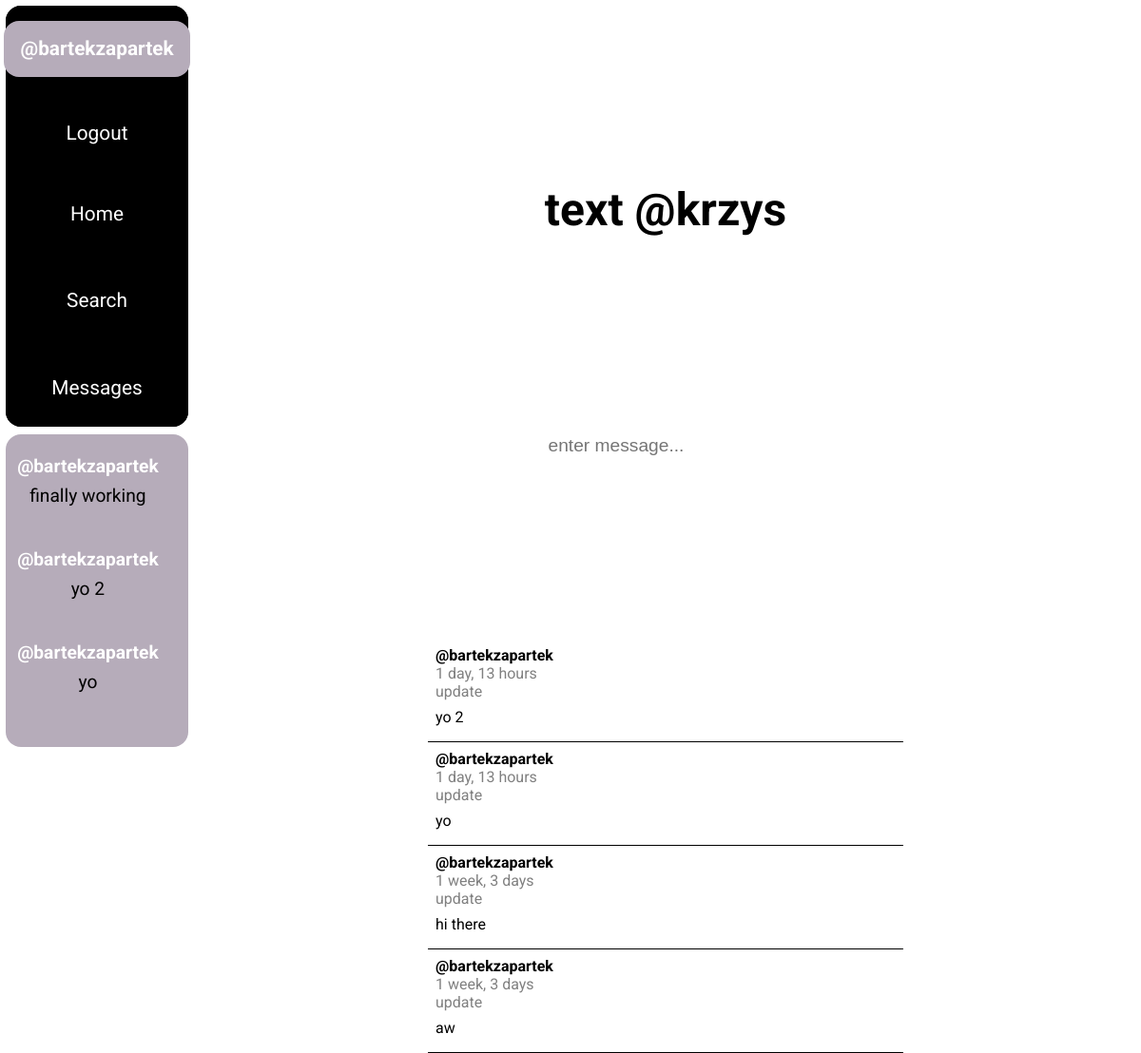
The page /chat/7/ (signed in) on the database as committed earlier.
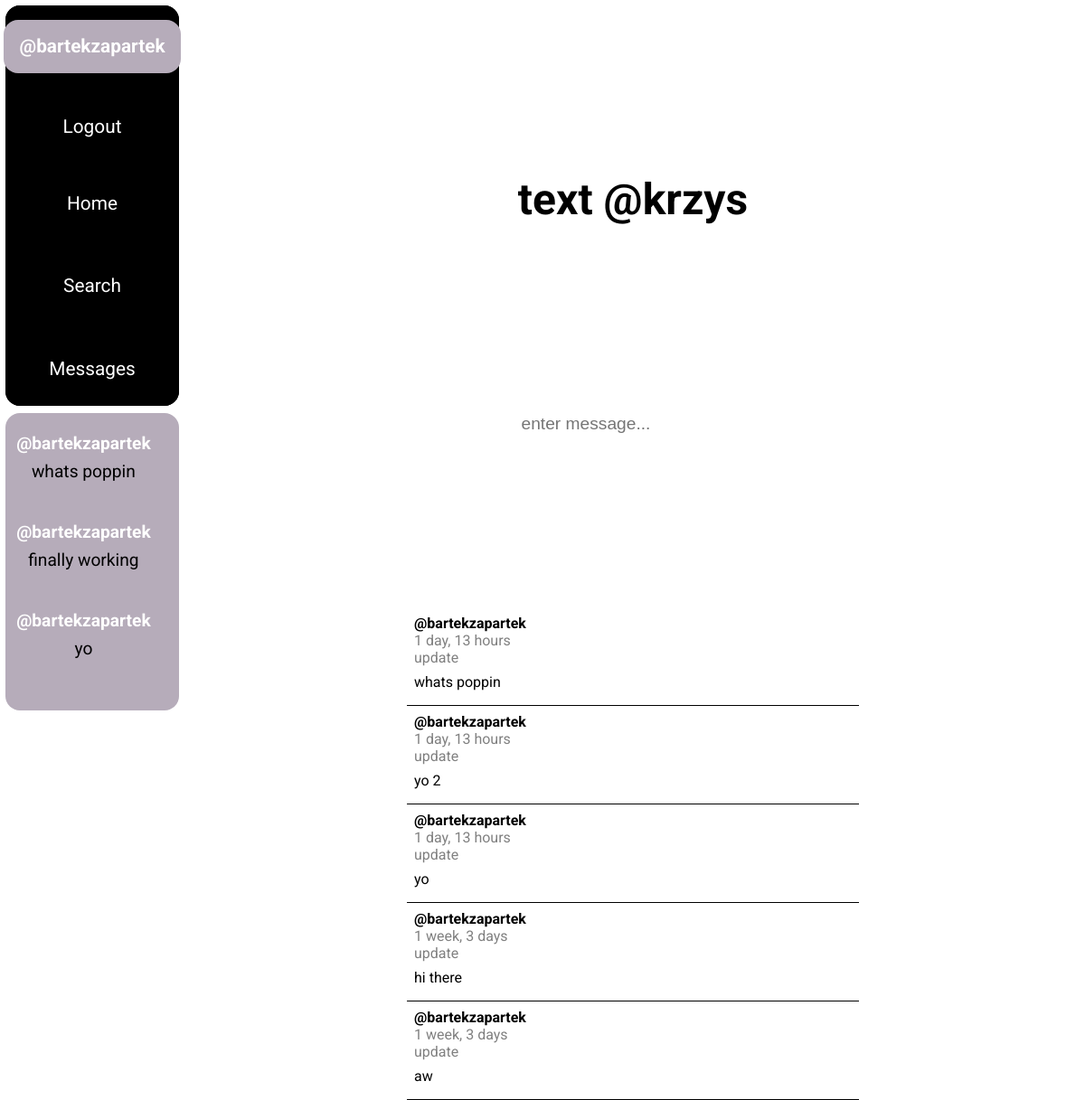
The same page on the database as committed later.
### base/models.py (models this page shows)
class Chat(models.Model):
    participant_1 = models.ForeignKey(User, on_delete = models.CASCADE, related_name = 'participant_1')
    participant_2 = models.ForeignKey(User, on_delete = models.CASCADE, related_name = 'participant_2')
    recent_message_owner = models.TextField(blank = True, null = True, default = '')
    recent_message = models.TextField(blank = True, null = True, default = '')
    created = models.DateTimeField(auto_now = True)
    updated = models.DateTimeField(auto_now_add = True)
    class Meta:
        ordering = ['-created', '-updated']

class Message(models.Model):
    chat = models.ForeignKey(Chat, on_delete = models.CASCADE)
    owner = models.ForeignKey(User, on_delete = models.CASCADE)
    body = models.TextField(blank = False, null = False)
    created = models.DateField(auto_now = True)
    updated = models.DateTimeField(auto_now_add = True)
    class Meta:
        ordering = ['-created', '-updated']

### base/views.py (the view, shortened to what this page needs)
# urls.py: path('chat/<str:pk>/', views.show_chat_content, name = 'chat-content'),
@login_required(login_url = 'login')
def show_chat_content(request, pk):
    chat_room = Chat.objects.get(id = pk)
    chat_content = chat_room.message_set.all()
    if request.user != chat_room.participant_1 and request.user != chat_room.participant_2:
        return redirect('show-chats')
    participant = chat_room.participant_1 if chat_room.participant_1 != request.user else chat_room.participant_2
    context = {
        'messages' : chat_content,
        'participant' : participant,
        'message_page' : True,
        'recent_activity_chats' : get_recent_activity_chats(request)
            }
    return render(request, 'base/chat.html', context)

### base/views.py (called while the page is built)
def get_recent_activity_chats(request):
    if request.user.is_authenticated:
        return Chat.objects.filter(
            Q(participant_1 = request.user) | Q(participant_2 = request.user)
            )[:3]
    return None

### base/templates/base/chat.html (shortened to what this page needs)
{% extends 'main.html' %}
{% block static %}
    {% load static %}
    <link rel="stylesheet" href="{% static 'base/chat.css' %}">
    <link rel="stylesheet" href="{% static 'base/components/comments-component.css' %}">
{% endblock static %}
{% block content %}
    <div class="chat-content-section">
        <div class="chat-content-username">
            text @{{ participant }}
        </div>
        <form action="" method="post">
            <input type = 'text' placeholder = "enter message..." name = "message">
        </form>
    </div>
    <div class="chat-component">
        {% include 'base/components/comments-component.html' with comments=messages %}
    </div>
{% endblock content %}

### templates/components/recent-activity-component.html
<div class="recent-activity-wrapper">
    {% if errors %}
    <div class="recent-activity-messages">
        <ul>
            {% for message in messages %}
                <li>{{ message }}</li>
            {% endfor %}
        </ul>
    </div>
    {% else %}
        <div class="recent-activity-messages">
            {% for chat in recent_activity_chats %}
              <a href="{% url 'chat-content' chat.id %}">
                    <span>@{{ chat.recent_message_owner }}</span>
                    <p>{{ chat.recent_message | slice:":20" }}</p>
              </a>
            {% endfor %}
        </div>
    {% endif %}
</div>

### base/templates/base/components/comments-component.html
<div class="post-comment-section">
    {% for comment in comments %}
        <div class="post-comment">
            <div class="post-comment-owner">
                @{{ comment.owner.username }}
            </div>
            <div class="post-comment-date">
                {{ comment.created | timesince }}
            </div>
            {% if request.user == comment.owner and message_page != True %}
                <a href="{% url 'update-comment' comment.id %}" class = "post-comment-date">
                    update
                </a>
            {% elif request.user == comment.owner and message_page == True %}
                <a href="{% url 'update-message' comment.id %}" class = "post-comment-date">
                    update
                </a>
            {% endif %}
            <div class="post-comment-content">
                {{ comment.body }}
            </div>
        </div>
    {% endfor %}
</div>

Rows that differ between the two databases and show on the page:
changed Chat: recent_message "yo 2" → "whats poppin"; moves up the list
added Message: owner.username "bartekzapartek", created "1 day, 13 hours", shows "update", body "whats poppin"
